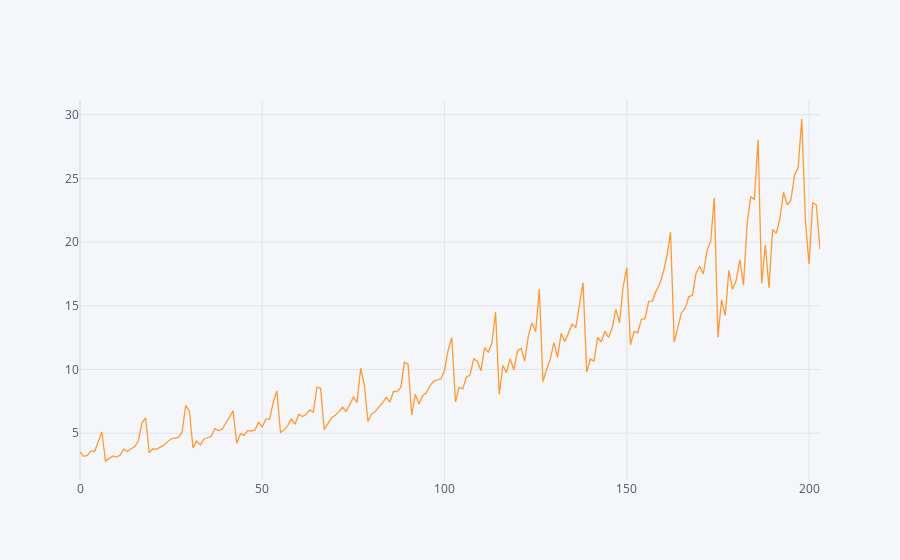

The notebook cell saved with this chart:
### Code cell
df=pd.Series(df.value)
df.iplot()

### Figure 1 — Plotly figure (JSON) as saved in the notebook; plotly's stock layout.template omitted (floating-point values rounded to 4 significant figures; data arrays with more than 128 entries replaced by an {"elided": "..."} marker saying what was removed)
{"data": [{"line": {"color": "rgba(255, 153, 51, 1.0)", "dash": "solid", "shape": "linear", "width": 1.3}, "mode": "lines", "name": "value", "text": "", "type": "scatter", "x": {"elided": "204 int values"}, "y": {"elided": "204 float values"}}], "layout": {"legend": {"bgcolor": "#F5F6F9", "font": {"color": "#4D5663"}}, "paper_bgcolor": "#F5F6F9", "plot_bgcolor": "#F5F6F9", "title": {"font": {"color": "#4D5663"}}, "xaxis": {"gridcolor": "#E1E5ED", "showgrid": true, "tickfont": {"color": "#4D5663"}, "title": {"font": {"color": "#4D5663"}, "text": ""}, "zerolinecolor": "#E1E5ED"}, "yaxis": {"gridcolor": "#E1E5ED", "showgrid": true, "tickfont": {"color": "#4D5663"}, "title": {"font": {"color": "#4D5663"}, "text": ""}, "zerolinecolor": "#E1E5ED"}}}
